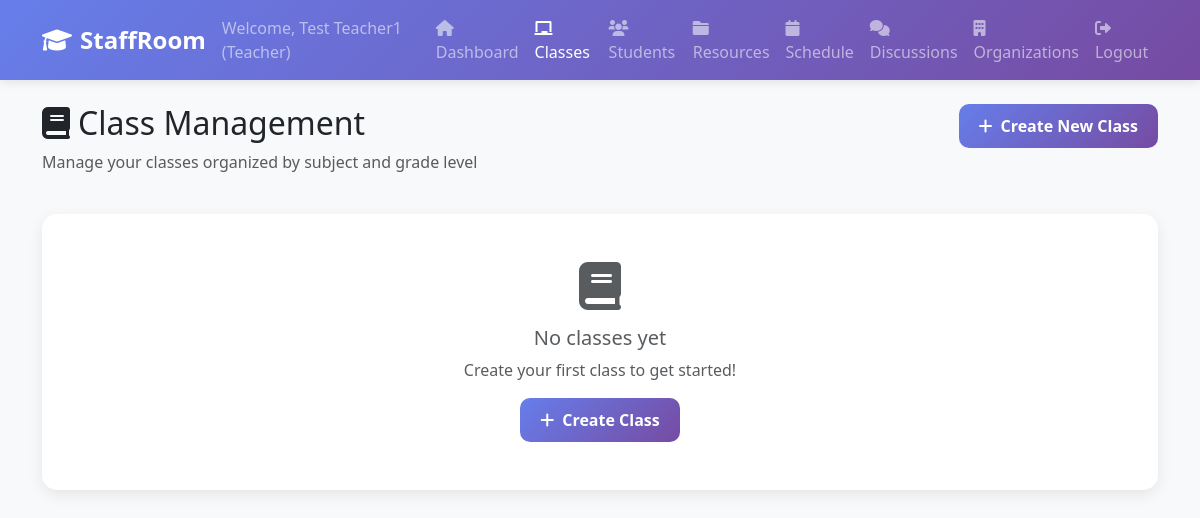
/classes (signed in), run on an earlier commit of the app's database.
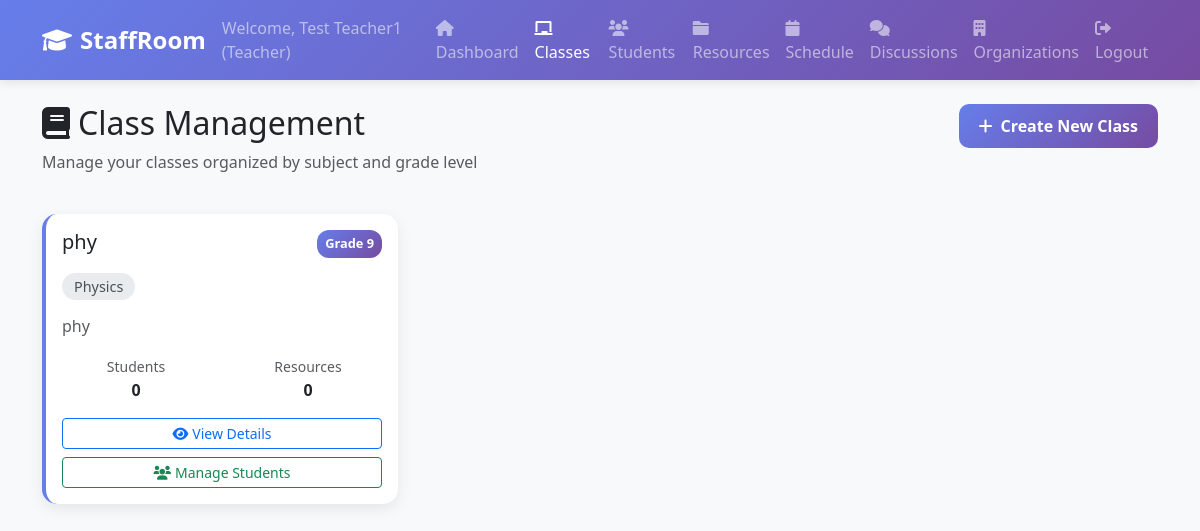
And on a later commit of the database.
### tables this page shows
CREATE TABLE classes (
                id INTEGER PRIMARY KEY AUTOINCREMENT,
                name TEXT NOT NULL,
                description TEXT,
                subject_id INTEGER NOT NULL,
                grade_level INTEGER NOT NULL CHECK (grade_level BETWEEN 1 AND 12),
                teacher_id INTEGER NOT NULL,
                created_at TIMESTAMP DEFAULT CURRENT_TIMESTAMP, organization_id INTEGER,
                FOREIGN KEY (subject_id) REFERENCES subjects (id),
                FOREIGN KEY (teacher_id) REFERENCES users (id)
            );

CREATE TABLE subjects (
                id INTEGER PRIMARY KEY AUTOINCREMENT,
                name TEXT UNIQUE NOT NULL,
                description TEXT,
                is_custom BOOLEAN DEFAULT 0,
                created_by INTEGER,
                created_at TIMESTAMP DEFAULT CURRENT_TIMESTAMP,
                FOREIGN KEY (created_by) REFERENCES users (id)
            );

### web_app.py (the view)
    def decorated_function(*args, **kwargs):
        if 'user_id' not in session:
            return redirect(url_for('login'))
        user_organizations = db.get_user_organizations(session['user_id'])
        if not user_organizations:
            flash('You must join an organization to access this feature.', 'warning')
            return redirect(url_for('organizations'))
        return f(*args, **kwargs)

### web_app.py (called while the page is built)
def require_organization_access(f):
    def decorated_function(*args, **kwargs):
        if 'user_id' not in session:
            return redirect(url_for('login'))
        user_organizations = db.get_user_organizations(session['user_id'])
        if not user_organizations:
            flash('You must join an organization to access this feature.', 'warning')
            return redirect(url_for('organizations'))
        return f(*args, **kwargs)
    decorated_function.__name__ = f.__name__
    return decorated_function

@app.route('/classes')
@require_organization_access
def classes():
    if 'user_id' not in session:
        return redirect(url_for('login'))
    user_type = session['user_type']
    user_id = session['user_id']
    if user_type == 'teacher':
        classes = db.get_teacher_classes(user_id)
        subjects = db.get_all_subjects()
        return render_template('classes.html', classes=classes, subjects=subjects)
    else:
        flash('Access denied. Only teachers can access class management.', 'error')
        return redirect(url_for('dashboard'))

### templates/classes.html (shortened to what this page needs)
{% extends "common/base.html" %}
{% block content %}
        <div class="row mb-4">
            <div class="col-md-8">
                <h2><i class="fas fa-book me-2"></i>Class Management</h2>
                <p class="text-muted">Manage your classes organized by subject and grade level</p>
            </div>
            <div class="col-md-4 text-end">
                <button class="btn btn-primary" data-bs-toggle="modal" data-bs-target="#createClassModal">
                    <i class="fas fa-plus me-2"></i>Create New Class
                </button>
            </div>
        </div>
        <div class="row">
            {% for class in classes %}
                <div class="col-md-6 col-lg-4 mb-4">
                    <div class="card class-card h-100">
                        <div class="card-body">
                            <div class="d-flex justify-content-between align-items-start mb-3">
                                <h5 class="card-title mb-0">{{ class.name }}</h5>
                                <span class="grade-badge">Grade {{ class.grade_level }}</span>
                            </div>
                            <div class="mb-3">
                                <span class="subject-badge">{{ class.subject_name }}</span>
                            </div>
                            {% if class.description %}
                                <p class="card-text text-muted">{{ class.description }}</p>
                            {% endif %}
                            <div class="row text-center mb-3">
                                <div class="col-6">
                                    <small class="text-muted">Students</small>
                                    <div class="fw-bold">{{ class.student_count or 0 }}</div>
                                </div>
                                <div class="col-6">
                                    <small class="text-muted">Resources</small>
                                    <div class="fw-bold">{{ class.resource_count or 0 }}</div>
                                </div>
                            </div>
                            <div class="d-grid gap-2">
                                <button class="btn btn-outline-primary btn-sm" onclick="viewClass({{ class.id }})">
                                    <i class="fas fa-eye me-1"></i>View Details
                                </button>
                                <button class="btn btn-outline-success btn-sm" onclick="manageStudents({{ class.id }})">
                                    <i class="fas fa-users me-1"></i>Manage Students
                                </button>
                            </div>
                        </div>
                    </div>
                </div>
            {% else %}
                <div class="col-12">
                    <div class="card">
                        <div class="card-body text-center py-5">
                            <i class="fas fa-book fa-3x text-muted mb-3"></i>
                            <h5 class="text-muted">No classes yet</h5>
                            <p class="text-muted">Create your first class to get started!</p>
                            <button class="btn btn-primary" data-bs-toggle="modal" data-bs-target="#createClassModal">
                                <i class="fas fa-plus me-2"></i>Create Class
                            </button>
                        </div>
                    </div>
                </div>
            {% endfor %}
        </div>
{% endblock %}

What changed in the data, as far as the page shows it:
added classes: name "phy", grade_level "9", subject_name "Physics", description "phy", student_count "0", resource_count "0"
Also different on the page:
text no longer shown: "No classes yet Create your first class to get started! Create Class"
